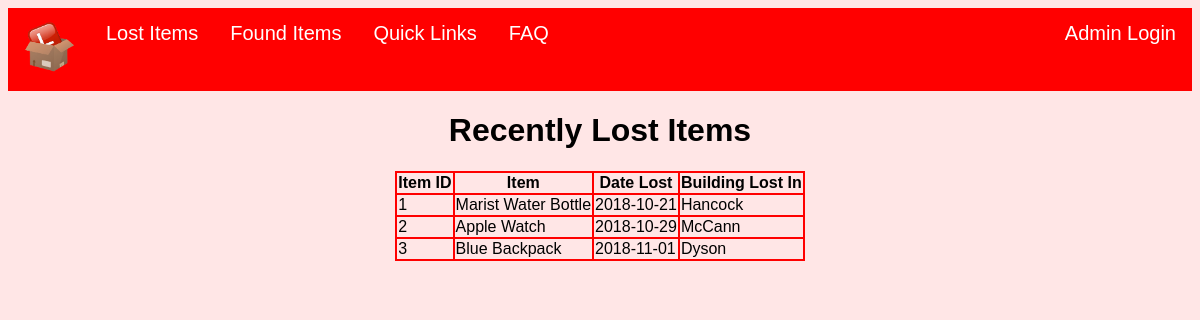
Page /admin/lostitem.php on the committed database.
### tables this page shows
CREATE TABLE lostItems_t
(   ItemID INT PRIMARY KEY AUTO_INCREMENT,
    ItemName TEXT NOT NULL,
    DateLost DATE NOT NULL,
    BuildingLost TEXT NOT NULL,
    ownersName VARCHAR(80) NOT NULL,
    ownersEmail VARCHAR(80) NOT NULL
   
);

### admin/lostitem.php (the view, shortened to what this page needs)
<!DOCTYPE html>
<html>
<head><link rel = "stylesheet" type = "text/css" href = "../homepage/limbostyle.css" /></head>
  <body>
    <ul>
      <li><a href="../homepage/landing.php"> <img src="../homepage/limbobox.png" alt="Limbo Box" width="50" height="50"> </a></li>
      <li><a href="../users/lost.php">Lost Items</a></li>
      <li><a href="../users/found.php">Found Items</a></li>
      <li><a href="../users/quicklinks.html">Quick Links</a></li>
      <li><a href="../users/faq.html">FAQ</a></li>
      <li style="float:right"><a href="../login/login.php">Admin Login</a></li>
    </ul>
<?php
require '../database/connect_db.php';
$query = 'SELECT ItemID, ItemName, DateLost, BuildingLost, ownersName, ownersEmail FROM lostItems_t ORDER BY DateLost' ;
$results = mysqli_query($con, $query ) ;
if( $results )
{
    echo '<H1>Recently Lost Items</H1>' ;
    echo '<center>';
    echo '<TABLE border="1">';
    echo '<TR>';
    echo '<th>Item ID</th>';
    echo '<TH>Item</TH>';
    echo '<TH>Date Lost</TH>';
    echo '<th>Building Lost In</th>';
    echo '</TR>';
    echo '</center>';
    while ( $row = mysqli_fetch_array( $results , MYSQLI_ASSOC ) )
    {
        echo '<TR>' ;
        echo '<TD>' . $row['ItemID'] . '</TD>' ;
        echo '<TD>' . $row['ItemName'] . '</TD>' ;
        echo '<TD>' . $row['DateLost'] . '</TD>' ;
        echo '<TD>' . $row['BuildingLost'] . '</TD>' ;
        echo '</TR>' ;
    }
}
else
{
    echo '<p>' . mysqli_error( $con ) . '</p>'  ;
}
 ?>
</body>
</html>

### homepage/limbostyle.css (style rules this page uses)
body { font-family: "Verdana", Geneva, sans-serif; text-align: center; background-color: #ffe6e6; }
ul { list-style-type: none; margin: 0; padding: 0; overflow: hidden; background-color: #ff0000; position: -webkit-sticky; position: sticky; top: 0; }
li { float: left; }
li a { font-family: "Verdana", Geneva, sans-serif; font-size: 20px; display: block; color: white; text-align: center; padding: 14px 16px; text-decoration: none; }
table, th, td { border: 2px solid red; border-collapse: collapse; }

### rows in the picture
lostitems_t: ItemID "1", ItemName "Marist Water Bottle", DateLost "2018-10-21", BuildingLost "Hancock"
lostitems_t: ItemID "2", ItemName "Apple Watch", DateLost "2018-10-29", BuildingLost "McCann"
lostitems_t: ItemID "3", ItemName "Blue Backpack", DateLost "2018-11-01", BuildingLost "Dyson"
